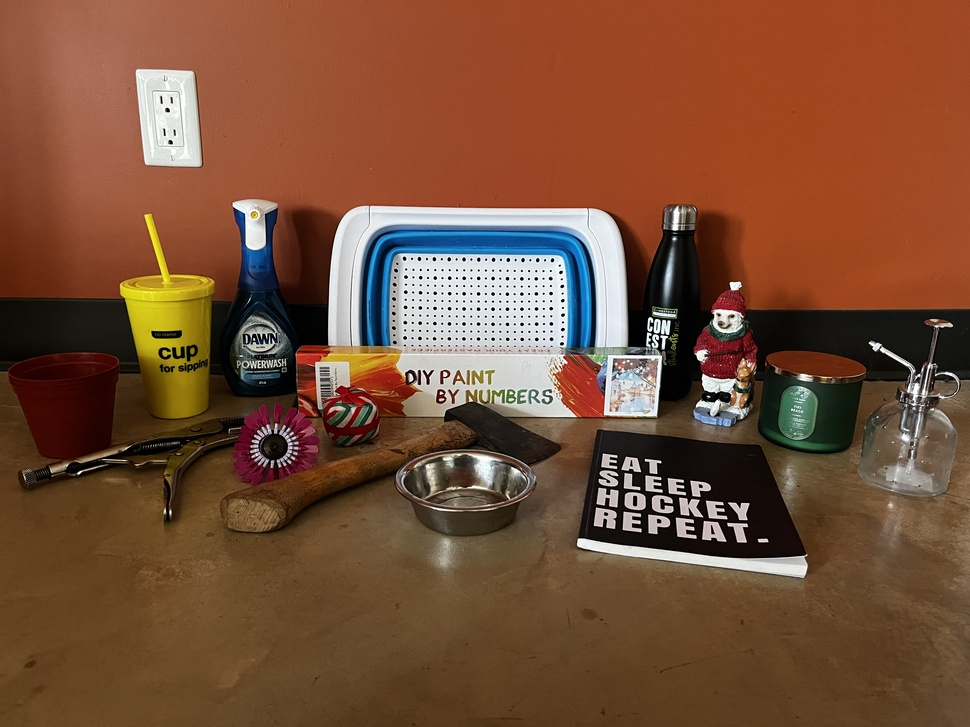
#> input picture Scenes/S1.JPG, 970 x 727 px, shrunk from 4032 x 3024 before the run, found by its file name; its folder holds only this picture in this run
$ python attempt3.py
#> lines starting #> are read from the running program, lines starting #| are printed output that depends on the picture
import cv2
import numpy as np
import os

# Object Dictionary - Maps object image to object name
objectDict = {
    'O1': 'Dawn Spry',
    'O2': 'Water Bottle',
    'O3': 'Spray Bottle',
    'O4': 'Candle',
    'O5': 'Book',
    'O6': 'Pliers',
    'O7': 'Paint Set',
    'O8': 'Strainer',
    'O9': 'Cup',
    'O10': 'Pot',
    'O11': 'Decoration',
    'O12': 'Lego Flower',
    'O13': 'Bowl',
    'O14': 'Axe',
    'O15': 'Ornament',
}

# Scene Dictionary - Maps scene to objects in scene
sceneDict = {
    'S1': ['O1', 'O2', 'O3', 'O4', 'O5', 'O6', 'O7', 'O8', 'O9', 'O10', 'O11', 'O12', 'O13', 'O14', 'O15'],
    'S2': ['O1', 'O2', 'O3', 'O4', 'O5', 'O6', 'O7', 'O8', 'O9', 'O10', 'O11', 'O12', 'O13', 'O14', 'O15'],
    'S3': ['O1', 'O2', 'O3', 'O4', 'O5', 'O6', 'O7', 'O8', 'O9', 'O10', 'O11', 'O12', 'O13', 'O14', 'O15'],
    'S4': ['O1', 'O2', 'O3', 'O4', 'O6', 'O7', 'O8', 'O10', 'O11', 'O14', 'O15'],
    'S5': ['O2', 'O4', 'O5', 'O7', 'O8', 'O9', 'O10', 'O12', 'O13', 'O14', 'O15'],
    # 'S6': ['O2', 'O4', 'O5', 'O6', 'O7', 'O8', 'O9', 'O10', 'O11', 'O12', 'O13', 'O14', 'O15'],
    # 'S7': ['O1', 'O2', 'O3', 'O4', 'O5', 'O6', 'O7', 'O8', 'O9', 'O10', 'O11', 'O12', 'O13', 'O14', 'O15'],
    # 'S8': ['O1', 'O2', 'O3', 'O4', 'O5', 'O6', 'O7', 'O8', 'O9', 'O10', 'O11', 'O12', 'O13', 'O14', 'O15'],
    # 'S9': ['O5', 'O7', 'O8', 'O9', 'O10', 'O12', 'O13', 'O14'],
    # 'S10': ['O5', 'O7', 'O8', 'O9', 'O10', 'O12', 'O13'],
    # 'S11': ['O1', 'O2', 'O3', 'O4', 'O5', 'O6', 'O7', 'O8', 'O9', 'O10', 'O11', 'O12', 'O13', 'O14', 'O15'],
    # 'S12': ['O1', 'O2', 'O3', 'O4', 'O6', 'O7', 'O8', 'O10', 'O11', 'O13', 'O14', 'O15'],
    # 'S13': ['O1', 'O2', 'O3', 'O4', 'O5', 'O6', 'O7', 'O8', 'O9', 'O10', 'O11', 'O12', 'O13', 'O14', 'O15'],
    # 'S14': ['O1', 'O2', 'O3', 'O4', 'O5', 'O6', 'O7', 'O8', 'O9', 'O10', 'O11', 'O13', 'O14', 'O15'],
    # 'S15': ['O1', 'O2', 'O3', 'O4', 'O6', 'O7', 'O8', 'O11', 'O14', 'O15'],
    # 'S16': ['O1', 'O2', 'O3', 'O4', 'O5', 'O6', 'O7', 'O8', 'O9', 'O10', 'O11', 'O12', 'O13', 'O14', 'O15'],
    # 'S17': ['O1', 'O2', 'O3', 'O4', 'O5', 'O6', 'O7', 'O8', 'O9', 'O10', 'O11', 'O12', 'O13', 'O14', 'O15'],
    # 'S18': ['O3', 'O4', 'O5', 'O6', 'O7', 'O8', 'O9', 'O10', 'O11', 'O12', 'O13', 'O14', 'O15'],
    # 'S19': ['O1', 'O2', 'O3', 'O4', 'O5', 'O6', 'O7', 'O8', 'O9', 'O10', 'O11', 'O12', 'O13', 'O14', 'O15'],
    # 'S20': ['O5', 'O7', 'O8', 'O9', 'O10', 'O12', 'O13', 'O14'],
    # 'S21': ['O2', 'O4', 'O5', 'O7', 'O8', 'O9', 'O10', 'O13', 'O14', 'O15'],
    # 'S22': ['O1', 'O2', 'O3', 'O4', 'O6', 'O7', 'O8', 'O11', 'O14', 'O15'],
    # 'S23': ['O1', 'O2', 'O3', 'O4', 'O6', 'O11', 'O15'],
    # 'S24': ['O1', 'O2', 'O3', 'O4', 'O15'],
    # 'S25': ['O1', 'O2', 'O3', 'O4', 'O5', 'O6', 'O7', 'O8', 'O9', 'O10', 'O11', 'O12', 'O13', 'O14', 'O15'],
    # 'S26': ['O5', 'O7', 'O8', 'O9', 'O10', 'O12', 'O13', 'O14'],
    #'S27': ['O1', 'O2', 'O3', 'O4', 'O5', 'O6', 'O7', 'O8', 'O9', 'O10', 'O11', 'O12', 'O13', 'O14', 'O15'],
    #'S28': ['O1', 'O2', 'O3', 'O4', 'O6', 'O7', 'O8', 'O11', 'O14', 'O15'],
    #'S29': ['O1', 'O2', 'O3', 'O4', 'O6', 'O7', 'O8', 'O11', 'O14', 'O15'],
    #'S30': ['O1', 'O2', 'O3', 'O4', 'O5', 'O6', 'O7', 'O8', 'O9', 'O10', 'O11', 'O12', 'O13', 'O14', 'O15'],
    #'S31': ['O1', 'O2', 'O3', 'O4', 'O5', 'O6', 'O7', 'O8', 'O9', 'O10', 'O11', 'O12', 'O13', 'O14', 'O15'],
    #'S32': ['O1', 'O2', 'O3', 'O4', 'O5', 'O6', 'O7', 'O8', 'O9', 'O10', 'O11', 'O12', 'O13', 'O14', 'O15'],
}


# Directory paths
object_images_path = "Objects"
scene_images_path = "Scenes"
detected_objects_path = "Detected_Objects"
keypoints_path = "Keypoints"
matches_path = "Matches"

# Ensure output directories exist
for path in [detected_objects_path, keypoints_path, matches_path]:
    if not os.path.exists(path):
        os.makedirs(path)

# Function to draw bounding boxes and annotate objects on scene images
def draw_boxes_and_annotate(scene_img, object_name, keypoints, matches):
    object_img_path = os.path.join(object_images_path, f"{object_name}.png")
    object_img = cv2.imread(object_img_path)

    # Draw bounding boxes around the matched keypoints
    scene_with_boxes = scene_img.copy()
    for match in matches:
        img1_idx = match.queryIdx
        (x, y) = keypoints[img1_idx].pt
        cv2.rectangle(scene_with_boxes, (int(x - 5), int(y - 5)), (int(x + 5), int(y + 5)), (0, 255, 0), 2)
        cv2.putText(scene_with_boxes, object_name, (int(x), int(y) - 10), cv2.FONT_HERSHEY_SIMPLEX, 0.5, (0, 255, 0), 2)

    return scene_with_boxes

# Function to compute SIFT features and match keypoints
def compute_sift_matches(object_img, scene_img):
    sift = cv2.SIFT_create()

    # Find keypoints and descriptors
    kp1, des1 = sift.detectAndCompute(object_img, None)
    kp2, des2 = sift.detectAndCompute(scene_img, None)

    # FLANN parameters
    FLANN_INDEX_KDTREE = 1
    index_params = dict(algorithm=FLANN_INDEX_KDTREE, trees=5)
    search_params = dict(checks=50)

    # FLANN matcher
    flann = cv2.FlannBasedMatcher(index_params, search_params)
    matches = flann.knnMatch(des1, des2, k=2)

    # Ratio test to get good matches
    good_matches = []
    for m, n in matches:
        if m.distance < 0.7 * n.distance:
            good_matches.append(m)

    # Draw bounding boxes and annotate objects on the scene image
    scene_img_with_boxes = draw_boxes_and_annotate(scene_img, object_name, kp2, good_matches)

    # Save the result image
    output_path = os.path.join(detected_objects_path, f"{scene_num}_detected.jpg")
    cv2.imwrite(output_path, scene_img_with_boxes)

    return len(good_matches)

# Initialize variables for metrics
true_positives = 0
false_positives = 0
false_negatives = 0
true_negatives = 0

# Iterate through scenes
for scene_num, object_list in sceneDict.items():
    scene_img_path = os.path.join(scene_images_path, f"{scene_num}.jpg")
    scene_img = cv2.imread(scene_img_path, cv2.IMREAD_GRAYSCALE)
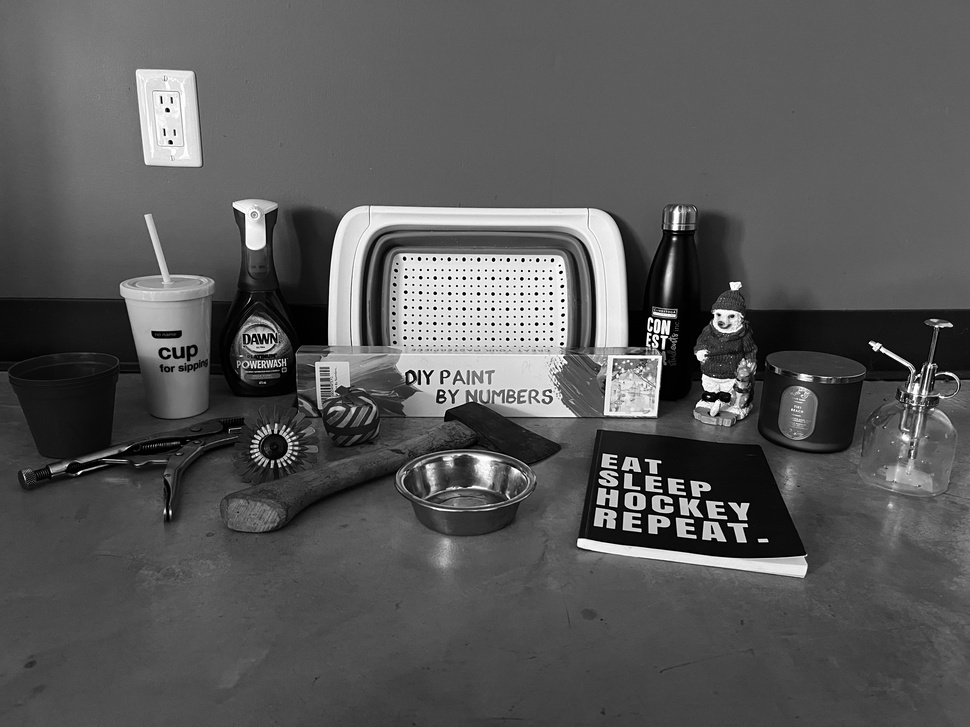
#> scene_img: shape (727, 970); min 0, max 255, mean 87.9

    # Iterate through objects in the scene
    for object_name in object_list:
        object_img_path = os.path.join(object_images_path, f"{object_name}.png")
        object_img = cv2.imread(object_img_path, cv2.IMREAD_GRAYSCALE)

        # Compute SIFT matches
#> (the run stopped early here; a loop or call above may not have finished)
